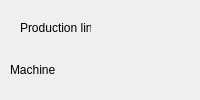
            <widget class="QWidget" name="monitor_month_page">
             <layout class="QVBoxLayout" name="verticalLayout_13">
              <property name="leftMargin">
               <number>0</number>
              </property>
              <property name="topMargin">
               <number>0</number>
              </property>
              <property name="rightMargin">
               <number>0</number>
              </property>
              <property name="bottomMargin">
               <number>0</number>
              </property>
              <item>
               <widget class="QFrame" name="frame_16">
                <property name="frameShape">
                 <enum>QFrame::NoFrame</enum>
                </property>
                <layout class="QHBoxLayout" name="horizontalLayout_16">
                 <property name="spacing">
                  <number>6</number>
                 </property>
                 <property name="leftMargin">
                  <number>10</number>
                 </property>
                 <property name="topMargin">
                  <number>10</number>
                 </property>
                 <property name="rightMargin">
                  <number>10</number>
                 </property>
                 <property name="bottomMargin">
                  <number>10</number>
                 </property>
                 <item>
                  <widget class="QFrame" name="frame_18">
                   <property name="maximumSize">
                    <size>
                     <width>180</width>
                     <height>16777215</height>
                    </size>
                   </property>
                   <property name="frameShape">
                    <enum>QFrame::NoFrame</enum>
                   </property>
                   <widget class="QTableView" name="month_plan_table_line">
                    <property name="geometry">
                     <rect>
                      <x>10</x>
                      <y>30</y>
                      <width>160</width>
                      <height>231</height>
                     </rect>
                    </property>
                    <property name="frameShape">
                     <enum>QFrame::NoFrame</enum>
                    </property>
                   </widget>
                   <widget class="QLabel" name="label_24">
                    <property name="geometry">
                     <rect>
                      <x>10</x>
                      <y>10</y>
                      <width>71</width>
                      <height>16</height>
                     </rect>
                    </property>
                    <property name="text">
                     <string>Production line</string>
                    </property>
                   </widget>
                  </widget>
                 </item>
                 <item>
                  <widget class="QWidget" name="month_plan_chart_line" native="true"/>
                 </item>
                </layout>
               </widget>
              </item>
              <item>
               <widget class="QFrame" name="frame_15">
                <property name="frameShape">
                 <enum>QFrame::NoFrame</enum>
                </property>
                <layout class="QVBoxLayout" name="verticalLayout_12">
                 <property name="spacing">
                  <number>6</number>
                 </property>
                 <property name="leftMargin">
                  <number>10</number>
                 </property>
                 <property name="topMargin">
                  <number>10</number>
                 </property>
                 <property name="rightMargin">
                  <number>10</number>
                 </property>
                 <property name="bottomMargin">
                  <number>10</number>
                 </property>
                 <item>
                  <widget class="QLabel" name="label_23">
                   <property name="maximumSize">
                    <size>
                     <width>16777215</width>
                     <height>20</height>
                    </size>
                   </property>
                   <property name="text">
                    <string>Machine</string>
                   </property>
                  </widget>
                 </item>
                 <item>
                  <widget class="QWidget" name="month_plan_chart_mc" native="true"/>
                 </item>
                </layout>
               </widget>
              </item>
             </layout>
            </widget>
